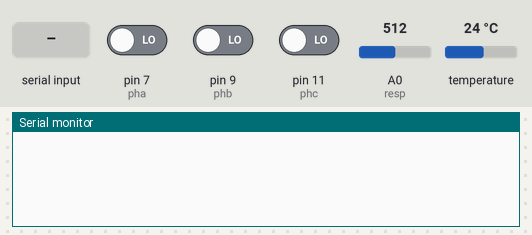
This sketch was run on a simulated Arduino Uno, built with avr-gcc and run on an emulated ATmega328P. Shown: the last lines printed to the serial monitor. The test bench sets the inputs (shaded band); at power-on: temperature 24 °C, A0 (resp) = 512, pin 7 (pha) LOW, pin 9 (phb) LOW, pin 11 (phc) LOW.

Above: at 1.2 s.
1.3 s: "C" received over Serial
At 2.4 s:
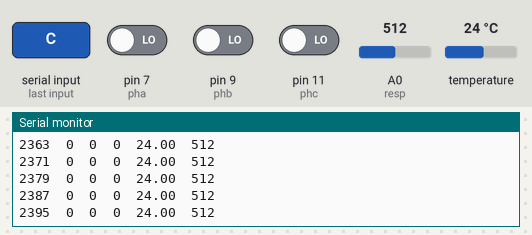
2.8 s: temperature set to 12 °C
At 3.8 s:
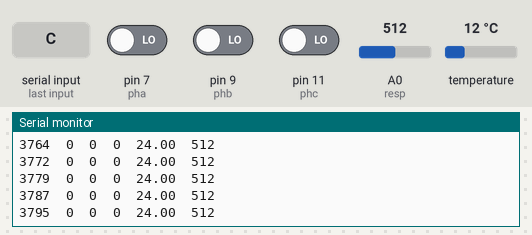
4.3 s: A0 (resp) set to 716
At 5.0 s:
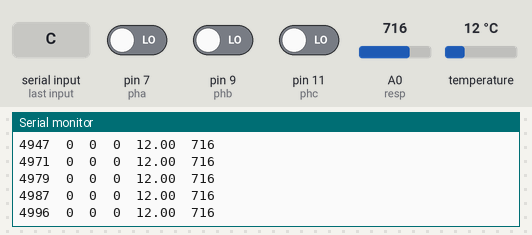
5.8 s: pin 7 (pha) driven HIGH
7.3 s: pin 9 (phb) driven HIGH
8.8 s: pin 11 (phc) driven HIGH
Timing chart, 0 to 11.3 s (numbered marks = the images above; inputs shaded):
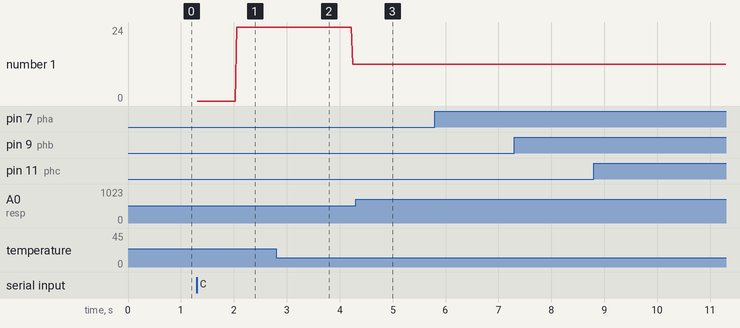

Measured:
- after the input at 1.3 s, the serial monitor: prints a new line at once (image 1)

The sketch:

psychPhysDuino.ino
```cpp
/*
  Adquisition system for respiratory frequency, skin temperature and synchronized
  qith data aquisition by 3 phothodiodes

  When plugged, arduino will wait for a 'C' character from the pc, after that,
  starts sendig a line of data at 115200 bps by the USB serial port to the pc.
  Data its ordered like this:

  timeStamp'\t'photodiodeA'\t'photodiodeB'\t'photodiodeC'\t'temperature'\t'respiratoryBand'\r\n'


  soyKo-Pe 2013,
*/

#include <Streaming.h>  //Inlude library to stream data over serial port easily ()
#include <StopWatch.h>  //Inlude stopwatch creating library
#include <OneWire.h>    //Include oneWire library to use with the DS18B20 temperature sensor
#include <DallasTemperature.h> //Inlcude library to control the DS18B20

#define ONE_WIRE_BUS 5   //Pin for  DS18B20
OneWire oneWire(ONE_WIRE_BUS); //reads oneWire pin
DallasTemperature sensors(&oneWire); //reads the oneWire pin as a DS18B20
DeviceAddress tempDeviceAddress;
int  resolution = 12;   //Sets the resolution to the DS;
                        //[9 10 11 12] bits -> [.5 .25 .125 .0625] C

StopWatch sensePh;      //Creates stopwatch to use along the sesion

const int resp=0;       //Conenct the respiratory band pin here, A0
const int pha=7;        //Connect photodiode here, 1st
const int phb=9;        //Connect photodiode here, 2nd
const int phc=11;       //Connect photodiode here, 3rd

unsigned long time;     //timestamps are 32 bits, max time ~49 days
int dat;                //To save serial data send to arduino, poorly used now
int valPHa;             //1st photodiode value
int valPHb;             //2nd photodiode value
int valPHc;             //3rd photodiode value
float valTemp;          //Temperature sensor
volatile int rawVal=0;  //Respiratory band sensor pin raw analog value

void setup()
{
  Serial.begin(115200);      //Serial port starts at  115200 bps
  analogReference(EXTERNAL);
  bitWrite(ADCSRA,ADPS2,1);  //Changes the prescaling factor of the ADC
  bitWrite(ADCSRA,ADPS1,0);
  bitWrite(ADCSRA,ADPS0,0);
  pinMode(resp,INPUT);       //Sensors and photodiodes as input pins
  pinMode(pha,INPUT);
  pinMode(phb,INPUT);
  pinMode(phc,INPUT);
  sensors.begin();           //DS begin
  sensors.setWaitForConversion(false); //Doesn't wait for conversion end of DS
  sensors.setResolution(tempDeviceAddress, resolution);  //Sets the resolution to 0.0625 C precition
}

void sense(){
/*
 * This function reads the sensors and update the variables values at fixes
 * intervals, returning a timestamp also
 * Photodiodes and Respiratory Band are sampled every 8ms
 * Temperature sensor it's sampled every 731 ms
 */
    if (sensePh.elapsed() !=0 && sensePh.elapsed()%8==0){
        time=millis();
        valPHa=digitalRead(pha);
        valPHb=digitalRead(phb);
        valPHc=digitalRead(phc);
        rawVal=analogRead(resp);
        Serial << time << "\t" << valPHa << "\t" << valPHb << "\t" << valPHc << "\t";
        Serial << valTemp << "\t";
        Serial << rawVal;
        Serial << endl;
        delay(1);
    }/*
    if (sensePh.elapsed() !=0 && sensePh.elapsed()%80==0)
    {
      rawVal=analogRead(resp);
    }*/
    if (sensePh.elapsed() !=0 && sensePh.elapsed()%731==0){
        sensors.requestTemperatures();
      valTemp=sensors.getTempCByIndex(0);
    }
}

void loop()
/*
 * This function runs forever, waiting for a C over serial port from pc, when
 * it gets it, starts the sensing routine
*/

{
  if (Serial.available()>0){
      dat=Serial.read();
      if (dat=='C'){
          sensePh.start();
          while (1){
              sense();
              if (Serial.available()>0){
                  dat=Serial.read();
                  if (dat=='F'){
                      sensePh.stop();
                      sensePh.reset();
                      break;
                  }
              }
          }
      }
  }
}
```
